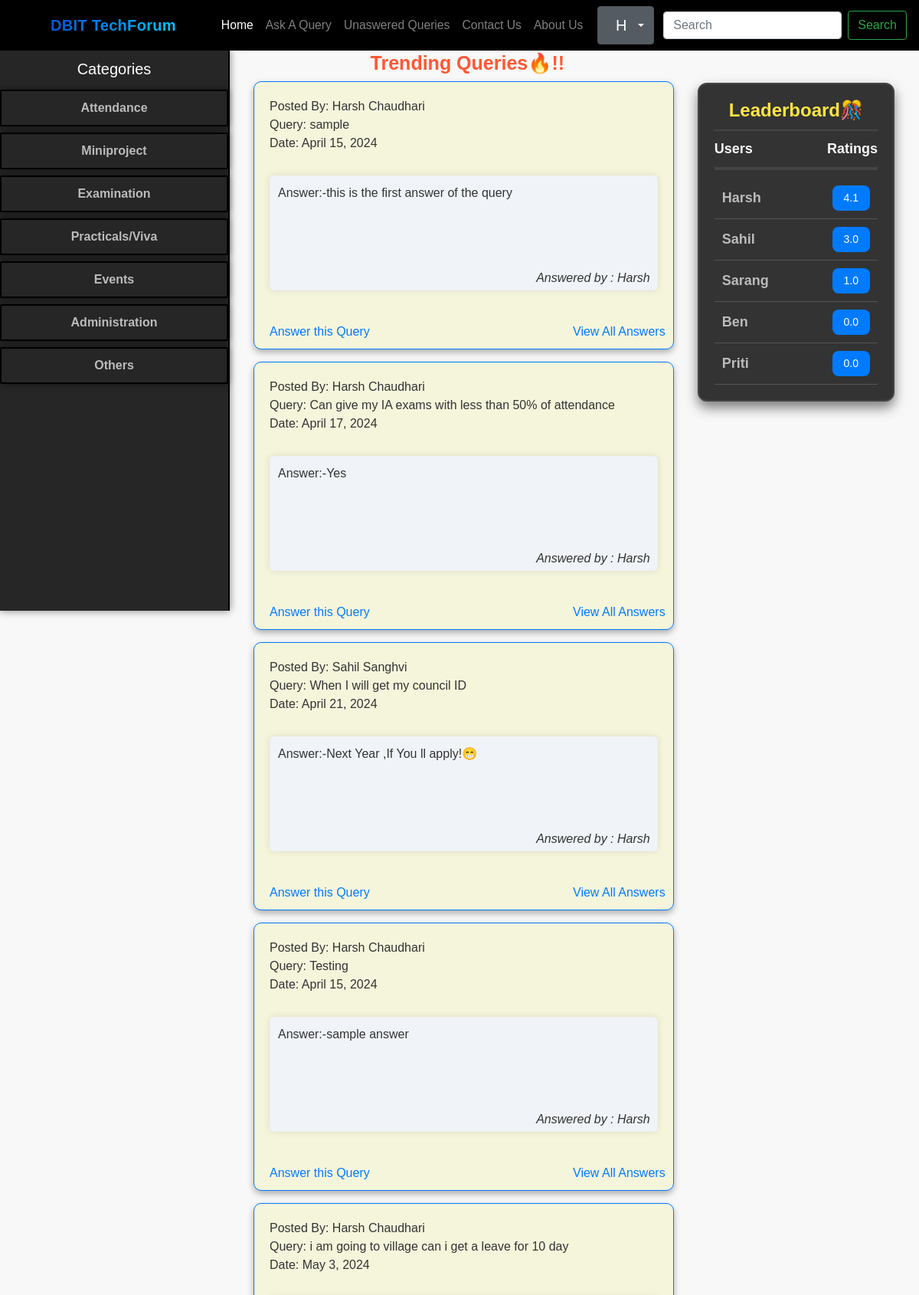
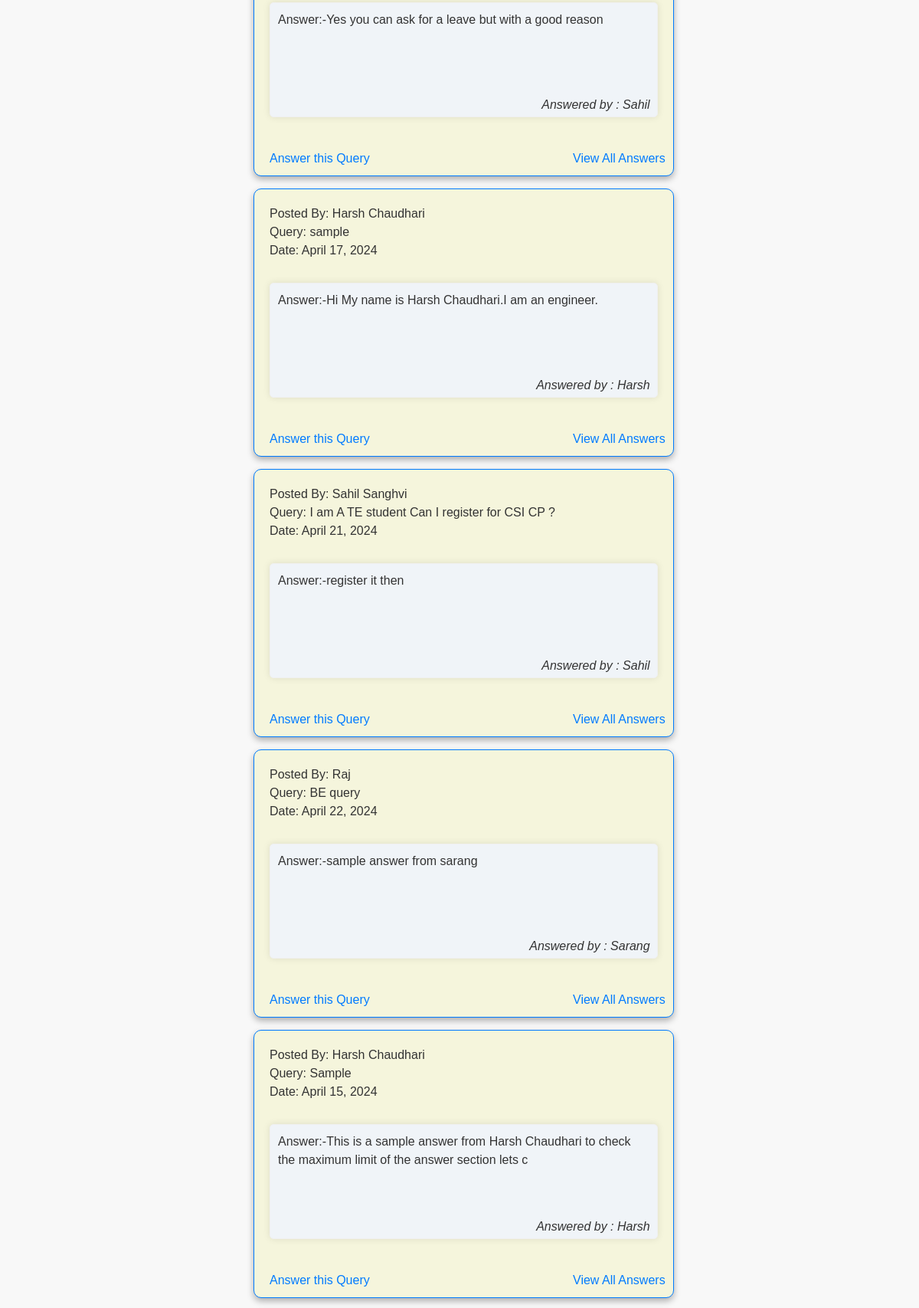
Screenshot of /Home (signed in, upper part) with the database file from the repository (2 pictures, top to bottom).
### Home/models.py (models this page shows, shortened)
class Querry(models.Model):
    query_id = models.AutoField(primary_key=True)
    user = models.ForeignKey(User, on_delete=models.CASCADE)
    name = models.CharField(max_length=122)
    email = models.EmailField(max_length=122)
    desc = models.TextField()
    date = models.DateField(default=date.today)
    Cat = models.CharField(max_length=20, default='Other')
    view_count = models.IntegerField(default=0)

class Answers(models.Model):
    answer_id = models.AutoField(primary_key=True)
    user = models.ForeignKey(User, on_delete=models.CASCADE)
    query = models.ForeignKey(Querry,related_name='answers', on_delete=models.CASCADE)
    response = models.TextField()
    rating = models.IntegerField(default=0)
    date = models.DateField(default=date.today)

### Home/views.py (the view)
# urls.py: 2. Add a URL to urlpatterns:  path('', Home.as_view(), name='home')
@never_cache
@login_required
def Home(request):
    EList = Querry.objects.order_by('-view_count')
    fname = request.session.get('fname', None)
    initials = ''.join([name[0].upper() for name in fname.split()[:2]]) if fname else 'NA'
    avg_rating_subquery = (
        Rating.objects
        .filter(answer=OuterRef('pk'))
        .values('answer')
        .annotate(avg_rating=Avg('rating_value'))
    )
    leaderboard = (
        Answers.objects
        .annotate(avg_rating=Subquery(avg_rating_subquery.values('avg_rating')))
        .values('user__username', 'user__id')
    .annotate(cumulative_avg=Coalesce(Avg('avg_rating'), 0.0))
        .order_by('-cumulative_avg')[:5]
    )
    return render(request, 'Home.html', {'EList': EList, 'fname': fname, 'initials': initials, 'leaderboard': leaderboard})

### Templates/Home.html (shortened to what this page needs)
{% extends "base.html" %}
{% block body %}
<div class="container-fluid">
  <div class="row">
    <div class="col-lg-8">
      <div class="hot-queries-label">Trending Queries🔥!!</div>
      <div class="Query " style="padding: 0;">
        <ul class="query-list">
        {% for event in EList %}
    <li class="query-card">
        <div>
            Posted By: {{ event.name }} <br>
            Query: {{ event.desc }}<br>
            Date: {{ event.date }}<br>
        </div>
        {% if event.answers.exists %}
            {% with first_answer=event.answers.first %}
                <ul class="answerList" style="list-style-type: none; padding: 0; margin-top: 20px;">
                    <li class="answer-card">
                         Answer:-{{ first_answer.response }}<br>
                    </li>
                </ul>
                <div class="answered-by">
                    Answered by : {{ first_answer.user.username }}
                </div>
            {% endwith %}
        {% else %}
            <div class="answerList" style="list-style-type: none; padding: 0; margin-top: 20px;">
                <div class="answer-card" style="background-color: var(--color-gray-100);">
                    <p>No answers available for this query.</p>
                </div>
            </div>
        {% endif %}
        <div class="query-actions">
            <a href="{% url 'AllAnswers' query_id=event.query_id %}">View All Answers</a>
        </div>
        <div class="query-actions-left">
            <a href="{% url 'AnsweringQuery' query_id=event.query_id %}">Answer this Query</a>
        </div>
    </li>
{% endfor %}
        </ul>
      </div>
    </div>
    <div class="col-lg-4 p-3">
      <div class="leaderboard">
        <h3 class="fade-in">Leaderboard🎊</h3>
        <div class="leaderboard-header">
          <span style="font-weight: 600;">Users</span>
          <span style="font-weight: 600;">Ratings</span>
        </div>
        <div style="border-top: 4px solid #444; margin-bottom: 10px;"></div>
        <ul class="leaderboard-list">
          {% for entry in leaderboard %}
          <li>
            <a href="{% url 'user_queries' entry.user__username %}" style="font-weight: 600; color: #bbb; text-decoration: none;">
              {{ entry.user__username }}
            </a>
            <span class="leaderboard-badge">{{ entry.cumulative_avg|floatformat:1 }}</span>
          </li>
          {% empty %}
          <li style="padding: 10px; text-align: center; color: #868e96;">No ratings yet.</li>
          {% endfor %}
        </ul>
      </div>
    </div>
  </div>
</div>
{% endblock body %}

### Templates/base.html (shortened to what this page needs)
{% load static%}
<!doctype html>
<html lang="en">
  <head>
    <link rel="stylesheet" href="https://cdn.jsdelivr.net/npm/bootstrap@4.3.1/dist/css/bootstrap.min.css">
    <link rel="stylesheet" href="{% static 'global.css' %}">
  </head>
  <body>
    {% include "partials/navbar.html" %}
      <aside class="sidebar">
        <p class="sidebar-title">Categories</p>
        <ul class="category-list">
          <li><a class="category-link" href="/Categories:Attendance">Attendance</a></li>
          <li><a class="category-link" href="/Categories:Miniproject">Miniproject</a></li>
          <li><a class="category-link" href="/Categories:Examination">Examination</a></li>
          <li><a class="category-link" href="/Categories:Practical_Viva">Practicals/Viva</a></li>
          <li><a class="category-link" href="/Categories:Events">Events</a></li>
          <li><a class="category-link" href="/Categories:Administration">Administration</a></li>
          <li><a class="category-link" href="/Categories:Others">Others</a></li>
        </ul>
      </aside>
<main class="main-content">
  {% block body %}{% endblock body %}
</main>
  </body>
</html>

### Templates/partials/navbar.html (shortened to what this page needs)
{% load static %}
<nav class="navbar navbar-expand-lg navbar-dark fixed-top app-navbar">
  <a class="navbar-brand" style="background: linear-gradient(90deg, #0056d6, #00c6ff); -webkit-background-clip: text; -webkit-text-fill-color: transparent; font-weight: bold; margin-left: 50px;">
    DBIT TechForum
  </a>
  <div class="collapse navbar-collapse" id="navbarSupportedContent">
    <ul class="navbar-nav mr-auto app-nav" style="margin-left: 35px;">
      <li class="nav-item {% if request.path == '/Home' %} active{% endif %}">
        <a class="nav-link" href="/Home">Home </a>
      </li>
      <li class="nav-item {% if request.path == '/AskingQuerry' %} active{% endif %}">
        <a class="nav-link" href="/AskingQuerry">Ask A Query</a>
      </li>
      <li class="nav-item {% if request.path == '/unanswered/' %} active{% endif %}">
        <a class="nav-link" href="/unanswered/">Unaswered Queries</a>
      </li>
      <li class="nav-item {% if request.path == '/ContactUs' %} active{% endif %}">
        <a class="nav-link" href="/ContactUs">Contact Us</a>
      </li>
      <li class="nav-item {% if request.path == '/AboutUs' %} active{% endif %}">
        <a class="nav-link" href="/AboutUs">About Us</a>
      </li>
    </ul>
    <div class="dropdown show app-user-menu">
      <a class="btn btn-secondary dropdown-toggle d-flex align-items-center justify-content-between" href="#" role="button" id="dropdownMenuLink" data-toggle="dropdown" aria-haspopup="true" aria-expanded="false">
        <div class="app-user-initials">
          <span>{{ initials }}</span>
        </div>
      </a>
    </div>
    <form method="get" action="/Search" class="form-inline my-2 my-lg-0 app-search" onsubmit="return validateSearch()">
      <input class="form-control mr-sm-2" type="search" placeholder="Search" aria-label="Search" name="Search" id="Search">
      <button class="btn btn-outline-success my-2 my-sm-0" type="submit">Search</button>
    </form>
  </div>
</nav>

### static/global.css (style rules this page uses)
:root { --color-bg: #f8f8f8; --color-black: #000000; --color-dark: #262626; --color-gray-100: #f9f9f9; --color-gray-300: #cccccc; --color-gray-600: #868e96; --color-brand: #007bff; --color-brand-2: #168cb7; --color-text: #333333; --navbar-height: 56px; --sidebar-width: 300px; }
html, body { height: 100%; }
body { background-color: var(--color-bg); font-family: Arial, Helvetica, sans-serif; color: var(--color-text); padding-top: var(--navbar-height); }
.app-navbar { background-color: var(--color-black) !important; }
.app-nav .nav-link { font-size: 0.98rem; padding: 0.5rem 0.75rem; }
.navbar-brand { font-weight: 700; letter-spacing: 0.3px; }
.app-user-menu { margin-right: 12px; }
.app-user-initials { width: 36px; height: 36px; color: white; display: flex; align-items: center; justify-content: center; }
.app-user-initials span { width: 50px; font-size: 20px; line-height: 1; }
.app-search input.form-control { height: 36px; }
.sidebar { position: fixed; top: calc(var(--navbar-height) + 9px); left: 0; width: var(--sidebar-width); height: calc(100vh - (var(--navbar-height) + 12px)); background-color: var(--color-dark); border-right: 2px solid var(--color-black); box-shadow: 0 0 10px rgba(0,0,0,0.5); z-index: 1; }
.sidebar .sidebar-title { color: #fff; font-size: 20px; padding: 10px; text-align: center; border-bottom: 2px solid var(--color-dark); margin: 0; }
.sidebar .category-list { list-style: none; padding: 0; margin: 0; }
.sidebar .category-list li { margin-bottom: 8px; text-align: center; }
.sidebar .category-link { color: #bbb; font-size: 16px; text-decoration: none; display: block; padding: 10px; border: 2px solid var(--color-black); border-radius: 2px; font-weight: bold; box-shadow: 0 0 10px rgba(0,0,0,0.5); transition: all 0.3s ease; }
.main-content { margin-left: var(--sidebar-width); padding: 8px 16px 16px; }
.fade-in { animation: fadeIn 0.3s ease; }
.hot-queries-label { color: #ff5733; font-size: 25px; font-weight: bold; text-align: center; margin-top: 0; margin-left: 10px; animation: fadeInOut 3s infinite; }
.query-list { list-style: none; padding: 0; margin: 4px auto; }
.query-card { border: 1px solid var(--color-brand); padding: 20px; margin: 0 0 16px; border-radius: 10px; width: 100%; max-width: 600px; height: 350px; background-color: beige; position: relative; box-shadow: 0 4px 8px rgba(0,0,0,0.3); }
.answer-card { border: 1px solid #f0f0f0; background-color: #f0f4f8; padding: 10px; margin-bottom: 10px; border-radius: 5px; height: 150px; margin-top: 30px; box-shadow: 0 0 10px rgba(0,0,0,0.1); }
.answered-by { position: absolute; bottom: 80px; right: 30px; font-style: italic; }
.query-actions { position: absolute; bottom: 10px; right: 10px; }
.query-actions-left { position: absolute; bottom: 10px; left: 20px; }
.leaderboard { position: sticky; top: calc(var(--navbar-height) + 52px); background-color: #333333; border: 2px solid #444444; border-radius: 12px; padding: 20px; box-shadow: 0 8px 16px rgba(0,0,0,0.5); color: #f8f9fa; }
.leaderboard h3 { margin: 0; text-align: center; font-size: 24px; font-weight: bold; color: #ffe643; border-bottom: 2px solid #444444; padding-bottom: 10px; }
.leaderboard-header { display: flex; justify-content: space-between; font-size: 18px; color: #f8f9fa; margin: 10px 0; }
.leaderboard-list { list-style: none; padding: 0; margin: 0; font-size: 18px; color: #f8f9fa; }
.leaderboard-list li { border-bottom: 1px solid #555555; padding: 10px; display: flex; justify-content: space-between; align-items: center; }
.leaderboard-badge { background-color: var(--color-brand); color: #ffffff; padding: 6px 15px; border-radius: 8px; font-size: 14px; }

### rows the page displays
Querry: name "Harsh Chaudhari", desc "sample", date "April 15, 2024", answers.first.response "this is the first answer of the query", answers.first.user.username "Harsh"
Querry: name "Harsh Chaudhari", desc "Can give my IA exams with less than 50% of attendance", date "April 17, 2024", answers.first.response "Yes", answers.first.user.username "Harsh"
Querry: name "Sahil Sanghvi", desc "When I will get my council ID", date "April 21, 2024", answers.first.response "Next Year ,If You ll apply!😁", answers.first.user.username "Harsh"
Querry: name "Harsh Chaudhari", desc "Testing", date "April 15, 2024", answers.first.response "sample answer", answers.first.user.username "Harsh"
Querry: name "Harsh Chaudhari", desc "i am going to village can i get a leave for 10 day", date "May 3, 2024", answers.first.response "Yes you can ask for a leave but with a good reason", answers.first.user.username "Sahil"
Querry: name "Harsh Chaudhari", desc "sample", date "April 17, 2024", answers.first.response "Hi My name is Harsh Chaudhari.I am an engineer.", answers.first.user.username "Harsh"
Querry: name "Sahil Sanghvi", desc "I am A TE student Can I register for CSI CP ?", date "April 21, 2024", answers.first.response "register it then", answers.first.user.username "Sahil"
Querry: name "Raj", desc "BE query", date "April 22, 2024", answers.first.response "sample answer from sarang", answers.first.user.username "Sarang"
Querry: name "Harsh Chaudhari", desc "Sample", date "April 15, 2024", answers.first.response "This is a sample answer from Harsh Chaudhari to check the maximum limit of the answer section lets c", answers.first.user.username "Harsh"

### other values shown
{{ initials }} "H"
{{ entry.user__username }} "Harsh" "Sahil" "Sarang" "Ben" "Priti"
{{ entry.cumulative_avg|floatformat:1 }} "4.1" "3.0" "1.0" "0.0" "0.0"
